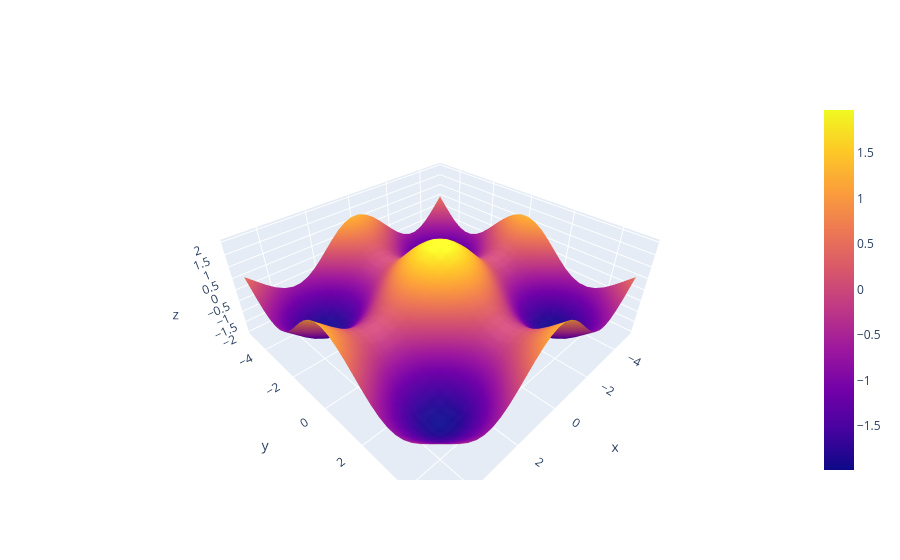

Write notebook code for a chart like this one.
### Code cell
# ploting convert 3D chart
import plotly.graph_objects as go
x = np.linspace(-5, 5, 30)
y = np.linspace(-5, 5, 30)
x_new, y_new = np.meshgrid(x,y)
z = np.cos(x_new) + np.cos(y_new)
fig = go.Figure(data = [go.Surface(z = z, x = x_new, y = y_new)])
fig.show()

### Figure 1 — Plotly figure (JSON) as saved in the notebook; plotly's stock layout.template omitted (floating-point values rounded to 4 significant figures; data arrays with more than 128 entries replaced by an {"elided": "..."} marker saying what was removed)
{"data": [{"type": "surface", "x": {"elided": "30x30 float values"}, "y": {"elided": "30x30 float values"}, "z": {"elided": "30x30 float values"}}], "layout": {}}
